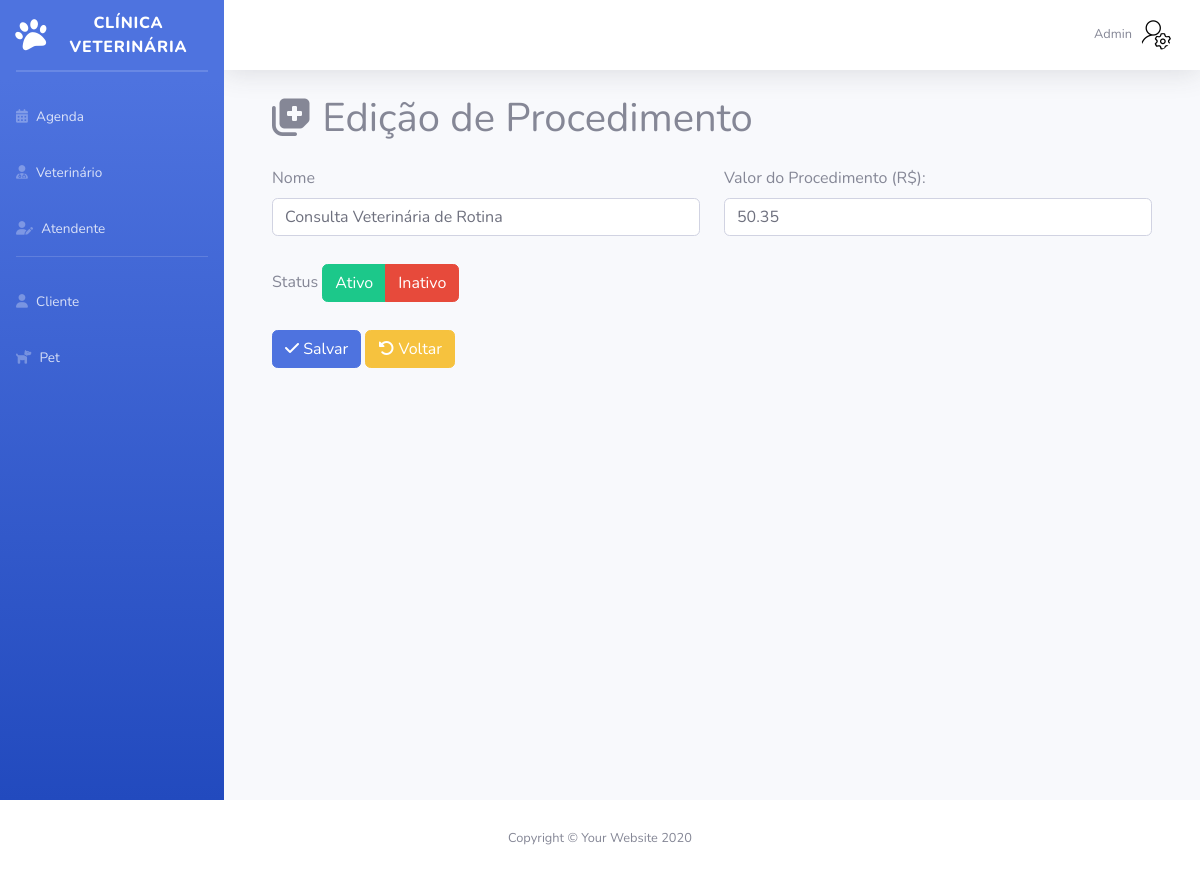
The page /Sistema/Admin/editarProcedimento.php?id=2 (signed in) on the database as committed earlier.
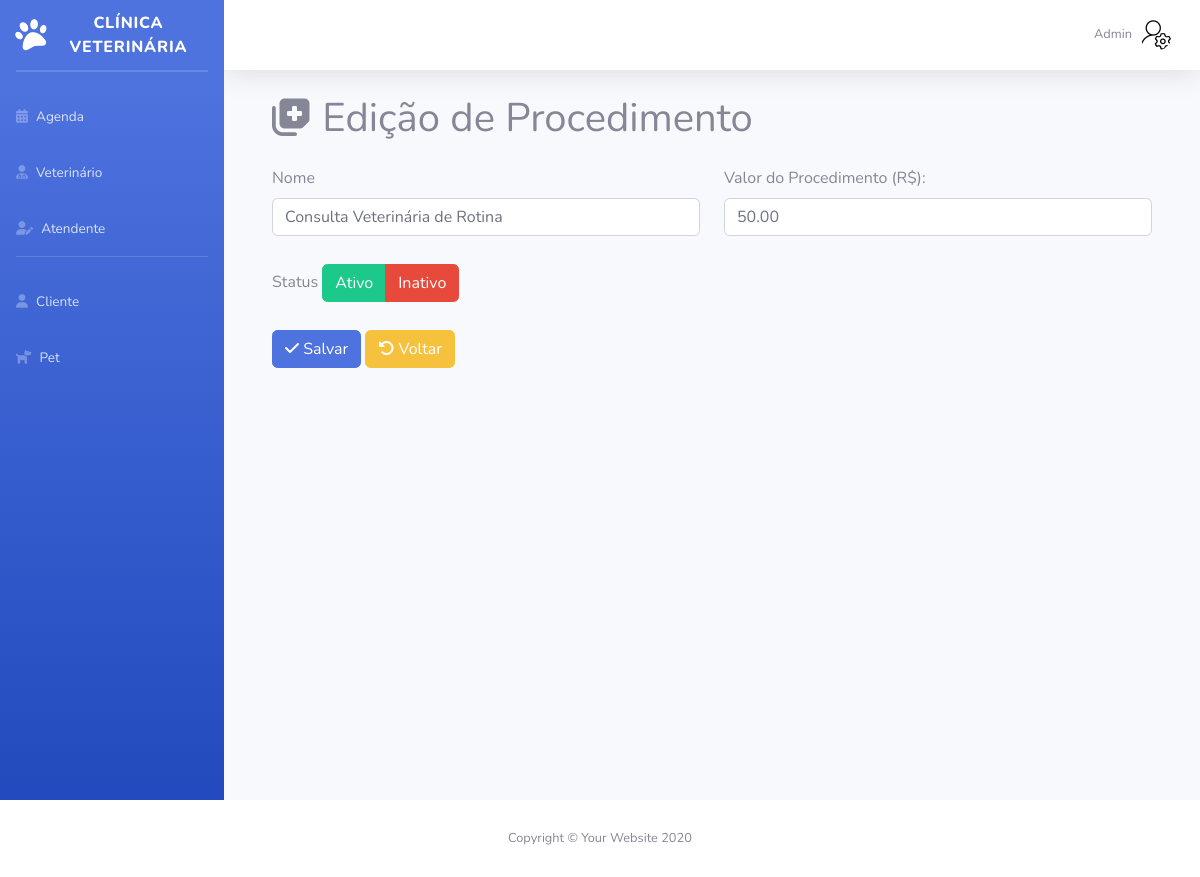
The same page on the database as committed later.
### tables this page shows
CREATE TABLE `procedimento` (
  `id` int(11) NOT NULL,
  `statusProcedimento` varchar(10) NOT NULL,
  `nome` varchar(100) NOT NULL,
  `valor` double(11,2) NOT NULL
);

### Sistema/Admin/editarProcedimento.php (the view, shortened to what this page needs)
<?php require_once("conexao.php");
$sql = "select * from procedimento where id = " . $_GET['id'];
$resultado = mysqli_query($conexao, $sql);
$linha = mysqli_fetch_array($resultado);
?>
<!DOCTYPE html>
<html lang="pt-br">
<head>
    <link href="vendor/fontawesome-free/css/all.min.css" rel="stylesheet" type="text/css">
    <link href="css/sb-admin-2.min.css" rel="stylesheet">
</head>
<body id="page-top">
    <div id="wrapper">
        <?php require_once("sidebarAdmin.php"); ?>
        <div id="content-wrapper" class="d-flex flex-column">
            <div id="content">
                <?php require_once("topbarAdmin.php"); ?>
                <div class="container-fluid">
                    <div class="container">
                        <h1 class="mb-4"><i class="fa-solid fa-notes-medical"></i> Edição de Procedimento</h1>
                        <form method="post">
                            <div class="row">
                                <div class="col">
                                    <div class="mb-1">
                                        <label for="formGroupExampleInput" id="nomeProcedimento" class="form-label">Nome</label>
                                        <input name="nomeProc" type="text" id="nomeProcedimento" class="form-control" value="<?= $linha['nome'] ?>" required><br>
                                    </div>
                                </div>
                                <div class="col">
                                    <div class="mb-1">
                                        <label for="valorProcedimento" class="form-label">Valor do Procedimento (R$):</label>
                                        <input type="text" id="valorProcedimento" name="valorProc" class="form-control" value="<?= $linha['valor'] ?>" required>
                                    </div>
                                </div>
                            </div>
                            <div class="row">
                                <div class="col-6">
                                    <div class="mb-1">
                                        <label for="formGroupExampleInput" class="form-label">Status</label>
                                        <div class="btn-group" role="group">
                                            <button type="submit" class="btn btn-success" name="status" value="Ativo">Ativo</button>
                                            <button type="submit" class="btn btn-danger" name="status" value="Inativo">Inativo</button>
                                        </div>
                                    </div>
                                </div>
                            </div><br>
                            <button name="salvar" type="submit" class="btn btn-primary"><i class="fa-solid fa-check"></i> Salvar</button>
                            <a href="listagemProcedimento.php" class="btn btn-warning"><i class="fa-solid fa-rotate-left"></i> Voltar</a>
                        </form><br>
                                </div>
                    </div>
                </div>
            </div>
            <?php require_once("footer.php"); ?>
</body>
</html>

Rows that differ between the two databases and show on the page:
changed procedimento "Consulta Veterinária de Rotina": valorProc "50.35" → "50.00"
